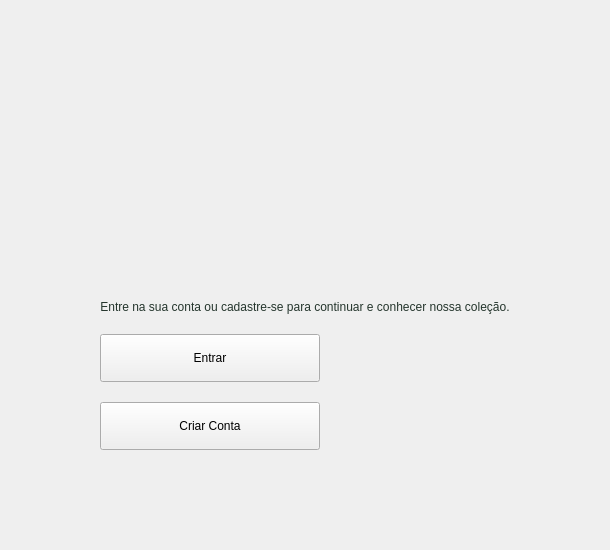
          <widget class="QWidget" name="paginaBoasVindas">
           <layout class="QVBoxLayout" name="verticalLayout_39">
            <property name="spacing">
             <number>20</number>
            </property>
            <property name="leftMargin">
             <number>100</number>
            </property>
            <property name="topMargin">
             <number>100</number>
            </property>
            <property name="rightMargin">
             <number>100</number>
            </property>
            <property name="bottomMargin">
             <number>100</number>
            </property>
            <item>
             <widget class="QLabel" name="label">
              <property name="sizePolicy">
               <sizepolicy hsizetype="Preferred" vsizetype="Preferred">
                <horstretch>0</horstretch>
                <verstretch>0</verstretch>
               </sizepolicy>
              </property>
              <property name="minimumSize">
               <size>
                <width>350</width>
                <height>180</height>
               </size>
              </property>
              <property name="maximumSize">
               <size>
                <width>350</width>
                <height>180</height>
               </size>
              </property>
              <property name="text">
               <string/>
              </property>
              <property name="pixmap">
               <pixmap resource="../Resources/resources.qrc">:/images/logo (1).png</pixmap>
              </property>
              <property name="scaledContents">
               <bool>true</bool>
              </property>
              <property name="alignment">
               <set>Qt::AlignmentFlag::AlignCenter</set>
              </property>
             </widget>
            </item>
            <item>
             <widget class="QLabel" name="descricaoInicial">
              <property name="sizePolicy">
               <sizepolicy hsizetype="Maximum" vsizetype="Preferred">
                <horstretch>0</horstretch>
                <verstretch>0</verstretch>
               </sizepolicy>
              </property>
              <property name="styleSheet">
               <string notr="true">color: #24352C</string>
              </property>
              <property name="text">
               <string>Entre na sua conta ou cadastre-se para continuar e conhecer nossa coleção.</string>
              </property>
              <property name="alignment">
               <set>Qt::AlignmentFlag::AlignCenter</set>
              </property>
             </widget>
            </item>
            <item>
             <widget class="QPushButton" name="btnFazerLogin">
              <property name="sizePolicy">
               <sizepolicy hsizetype="Fixed" vsizetype="Preferred">
                <horstretch>0</horstretch>
                <verstretch>0</verstretch>
               </sizepolicy>
              </property>
              <property name="minimumSize">
               <size>
                <width>220</width>
                <height>48</height>
               </size>
              </property>
              <property name="maximumSize">
               <size>
                <width>220</width>
                <height>48</height>
               </size>
              </property>
              <property name="text">
               <string>Entrar</string>
              </property>
             </widget>
            </item>
            <item>
             <widget class="QPushButton" name="btnFazerCadastro">
              <property name="sizePolicy">
               <sizepolicy hsizetype="Fixed" vsizetype="Preferred">
                <horstretch>0</horstretch>
                <verstretch>0</verstretch>
               </sizepolicy>
              </property>
              <property name="minimumSize">
               <size>
                <width>220</width>
                <height>48</height>
               </size>
              </property>
              <property name="maximumSize">
               <size>
                <width>220</width>
                <height>48</height>
               </size>
              </property>
              <property name="text">
               <string>Criar Conta</string>
              </property>
             </widget>
            </item>
           </layout>
          </widget>
